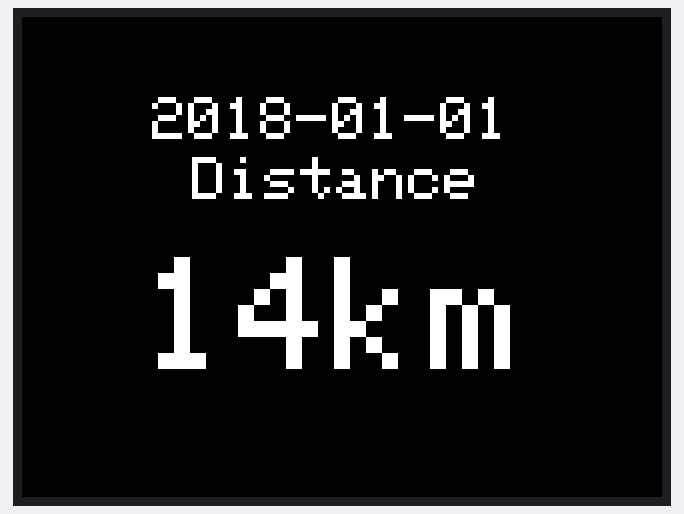
This sketch was run on a simulated Arduino Nano, built with avr-gcc and run on an emulated ATmega328P. Parts: 320×240 colour display. Random numbers use the default seed unless the sketch sets one.

Above: at 1.39 s.
At 5.68 s:
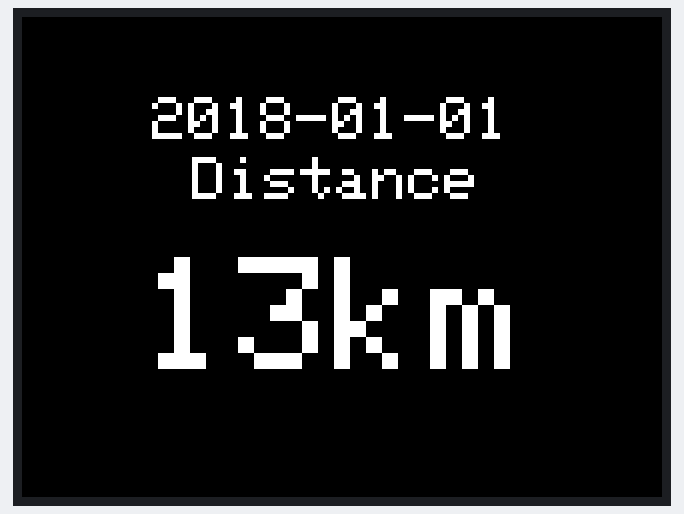
At 9.21 s:
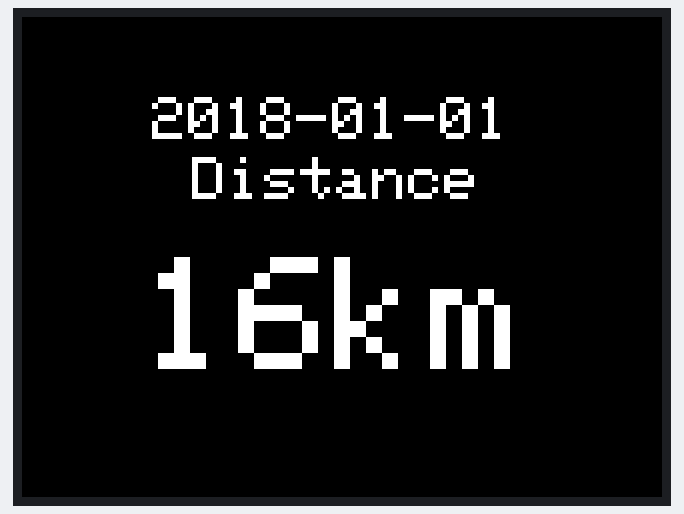
At 19.55 s:
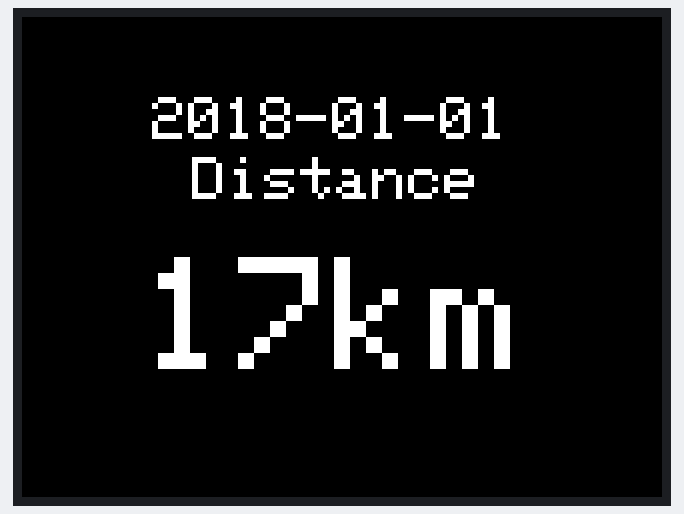
At 28.55 s:
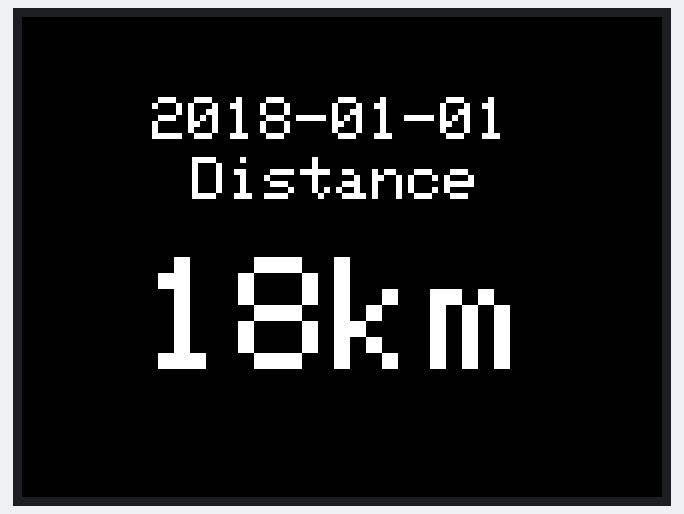
At 37.89 s:
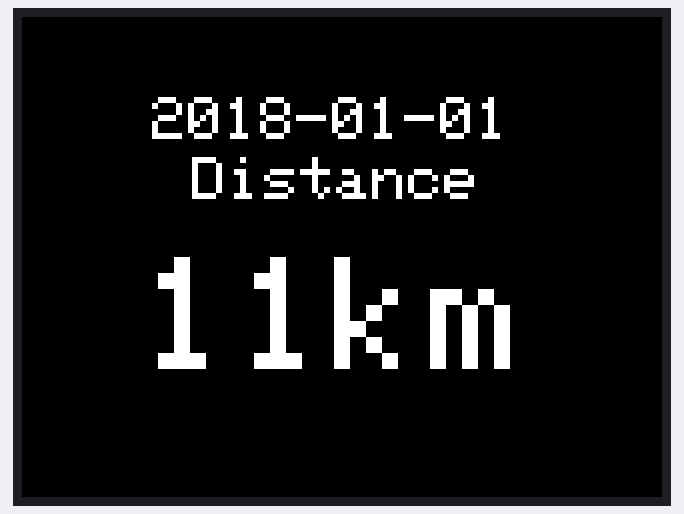

The sketch:

tftNoInitializationTest.ino
```cpp
#include <Time.h>
#include <TimeLib.h>
#include "SPI.h"
#include "Adafruit_GFX.h"
#include "Adafruit_ILI9340.h"

#if defined(__SAM3X8E__)
    #undef __FlashStringHelper::F(string_literal)
    #define F(string_literal) string_literal
#endif

#define _sclk 13
#define _miso 12
#define _mosi 11
#define _cs 10
#define _dc 9
#define _rst 8

Adafruit_ILI9340 tft = Adafruit_ILI9340(_cs, _dc, _rst);

int distance=12;
int spd = 13;
String today;

void setup() {
  Serial.begin(9600);
  //setTime(13,55,0,18,5,18);
  tft.begin();
  tft.setRotation(3);
  tft.fillScreen(ILI9340_BLACK);

  randomSeed(analogRead(A0));

  delay(1000);
}

void loop(void) {
    distance = random(10,20);
    distanceText();
}

unsigned long distanceText() {
  //tft.fillScreen(ILI9340_BLACK);
  unsigned long start = micros();

  tft.setCursor(65, 40);
  tft.setTextColor(ILI9340_WHITE);    tft.setTextSize(3);
  tft.println("2018-01-01");

  tft.setCursor(85, 70);
  tft.setTextColor(ILI9340_WHITE);    tft.setTextSize(3);
  tft.println("Distance");
  tft.println("");

  //tft.fillRect(0, 120, 320, 120, 000000);

  if(distance <10){
    tft.setCursor(70, 120);
  }
  else if (distance <100){
    tft.setCursor(60, 120);
  }
  else if (distance <1000){
    tft.setCursor(40, 120);
  }

   tft.setTextColor(ILI9340_WHITE, ILI9340_BLACK);    tft.setTextSize(8);
   tft.print(distance);
   tft.println("km");

  return micros() - start;
}
```
